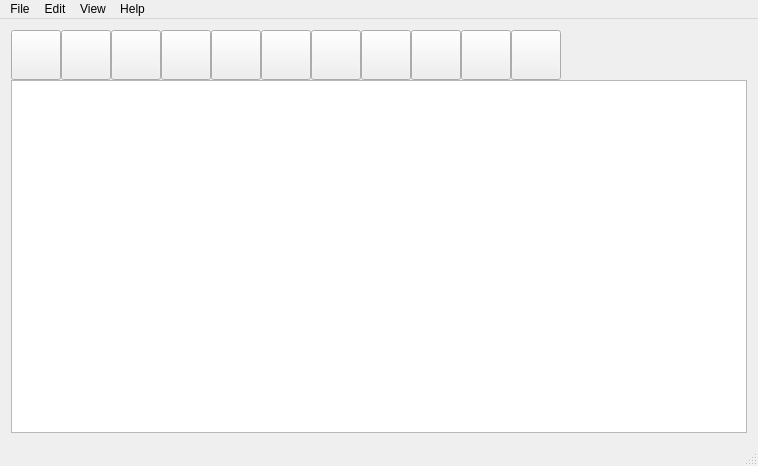
<?xml version="1.0" encoding="UTF-8"?>
<ui version="4.0">
 <class>MainWindow</class>
 <widget class="QMainWindow" name="MainWindow">
  <property name="geometry">
   <rect>
    <x>0</x>
    <y>0</y>
    <width>758</width>
    <height>466</height>
   </rect>
  </property>
  <property name="minimumSize">
   <size>
    <width>0</width>
    <height>0</height>
   </size>
  </property>
  <property name="windowTitle">
   <string>NewFile - MyTextEditor</string>
  </property>
  <property name="windowIcon">
   <iconset resource="img.qrc">
    <normaloff>:/images/icoPen-48.png</normaloff>:/images/icoPen-48.png</iconset>
  </property>
  <widget class="QWidget" name="centralWidget">
   <layout class="QGridLayout" name="gridLayout_3">
    <item row="0" column="0">
     <layout class="QGridLayout" name="gridLayout_2">
      <property name="spacing">
       <number>0</number>
      </property>
      <item row="0" column="0">
       <layout class="QGridLayout" name="gridLayout">
        <property name="spacing">
         <number>0</number>
        </property>
        <item row="0" column="0">
         <widget class="QPushButton" name="pushButton_Create">
          <property name="sizePolicy">
           <sizepolicy hsizetype="Minimum" vsizetype="Fixed">
            <horstretch>0</horstretch>
            <verstretch>0</verstretch>
           </sizepolicy>
          </property>
          <property name="minimumSize">
           <size>
            <width>50</width>
            <height>50</height>
           </size>
          </property>
          <property name="maximumSize">
           <size>
            <width>50</width>
            <height>50</height>
           </size>
          </property>
          <property name="cursor">
           <cursorShape>ArrowCursor</cursorShape>
          </property>
          <property name="toolTip">
           <string>&lt;html&gt;&lt;head/&gt;&lt;body&gt;&lt;p&gt;&lt;span style=&quot; font-size:10pt;&quot;&gt;Create&lt;/span&gt;&lt;/p&gt;&lt;/body&gt;&lt;/html&gt;</string>
          </property>
          <property name="text">
           <string/>
          </property>
          <property name="icon">
           <iconset resource="img.qrc">
            <normaloff>:/images/icoCreate-48.png</normaloff>:/images/icoCreate-48.png</iconset>
          </property>
          <property name="iconSize">
           <size>
            <width>50</width>
            <height>50</height>
           </size>
          </property>
         </widget>
        </item>
        <item row="0" column="1">
         <widget class="QPushButton" name="pushButton_Open">
          <property name="minimumSize">
           <size>
            <width>50</width>
            <height>50</height>
           </size>
          </property>
          <property name="maximumSize">
           <size>
            <width>50</width>
            <height>50</height>
           </size>
          </property>
          <property name="toolTip">
           <string>&lt;html&gt;&lt;head/&gt;&lt;body&gt;&lt;p&gt;&lt;span style=&quot; font-size:10pt;&quot;&gt;Open&lt;/span&gt;&lt;/p&gt;&lt;/body&gt;&lt;/html&gt;</string>
          </property>
          <property name="text">
           <string/>
          </property>
          <property name="icon">
           <iconset resource="img.qrc">
            <normaloff>:/images/icoOpen-48.png</normaloff>:/images/icoOpen-48.png</iconset>
          </property>
          <property name="iconSize">
           <size>
            <width>50</width>
            <height>50</height>
           </size>
          </property>
         </widget>
        </item>
        <item row="0" column="2">
         <widget class="QPushButton" name="pushButton_Save">
          <property name="minimumSize">
           <size>
            <width>50</width>
            <height>50</height>
           </size>
          </property>
          <property name="maximumSize">
           <size>
            <width>50</width>
            <height>50</height>
           </size>
          </property>
          <property name="toolTip">
           <string>&lt;html&gt;&lt;head/&gt;&lt;body&gt;&lt;p&gt;&lt;span style=&quot; font-size:10pt;&quot;&gt;Save&lt;/span&gt;&lt;/p&gt;&lt;/body&gt;&lt;/html&gt;</string>
          </property>
          <property name="text">
           <string/>
          </property>
          <property name="icon">
           <iconset resource="img.qrc">
            <normaloff>:/images/icoSave-48.png</normaloff>:/images/icoSave-48.png</iconset>
          </property>
          <property name="iconSize">
           <size>
            <width>50</width>
            <height>50</height>
           </size>
          </property>
         </widget>
        </item>
        <item row="0" column="3">
         <widget class="QPushButton" name="pushButton_Close">
          <property name="minimumSize">
           <size>
            <width>50</width>
            <height>50</height>
           </size>
          </property>
          <property name="maximumSize">
           <size>
            <width>50</width>
            <height>50</height>
           </size>
          </property>
          <property name="toolTip">
           <string>&lt;html&gt;&lt;head/&gt;&lt;body&gt;&lt;p&gt;&lt;span style=&quot; font-size:10pt;&quot;&gt;Close&lt;/span&gt;&lt;/p&gt;&lt;/body&gt;&lt;/html&gt;</string>
          </property>
          <property name="text">
           <string/>
          </property>
          <property name="icon">
           <iconset resource="img.qrc">
            <normaloff>:/images/icoClose-48.png</normaloff>:/images/icoClose-48.png</iconset>
          </property>
          <property name="iconSize">
           <size>
            <width>50</width>
            <height>50</height>
           </size>
          </property>
         </widget>
        </item>
        <item row="0" column="4">
         <widget class="QPushButton" name="pushButton_Copy">
          <property name="minimumSize">
           <size>
            <width>50</width>
            <height>50</height>
           </size>
          </property>
          <property name="maximumSize">
           <size>
            <width>50</width>
            <height>50</height>
           </size>
          </property>
          <property name="toolTip">
           <string>&lt;html&gt;&lt;head/&gt;&lt;body&gt;&lt;p&gt;&lt;span style=&quot; font-size:10pt;&quot;&gt;Copy&lt;/span&gt;&lt;/p&gt;&lt;/body&gt;&lt;/html&gt;</string>
          </property>
          <property name="text">
           <string/>
          </property>
          <property name="icon">
           <iconset resource="img.qrc">
            <normaloff>:/images/icoCopy-48.png</normaloff>:/images/icoCopy-48.png</iconset>
          </property>
          <property name="iconSize">
           <size>
            <width>50</width>
            <height>50</height>
           </size>
          </property>
         </widget>
        </item>
        <item row="0" column="5">
         <widget class="QPushButton" name="pushButton_Cut">
          <property name="minimumSize">
           <size>
            <width>50</width>
            <height>50</height>
           </size>
          </property>
          <property name="maximumSize">
           <size>
            <width>50</width>
            <height>50</height>
           </size>
          </property>
          <property name="toolTip">
           <string>&lt;html&gt;&lt;head/&gt;&lt;body&gt;&lt;p&gt;&lt;span style=&quot; font-size:10pt;&quot;&gt;Cut&lt;/span&gt;&lt;/p&gt;&lt;/body&gt;&lt;/html&gt;</string>
          </property>
          <property name="text">
           <string/>
          </property>
          <property name="icon">
           <iconset resource="img.qrc">
            <normaloff>:/images/icoCut-48.png</normaloff>:/images/icoCut-48.png</iconset>
          </property>
          <property name="iconSize">
           <size>
            <width>50</width>
            <height>50</height>
           </size>
          </property>
         </widget>
        </item>
        <item row="0" column="8">
         <widget class="QPushButton" name="pushButton_Redo">
          <property name="minimumSize">
           <size>
            <width>50</width>
            <height>50</height>
           </size>
          </property>
          <property name="maximumSize">
           <size>
            <width>50</width>
            <height>50</height>
           </size>
          </property>
          <property name="toolTip">
           <string>&lt;html&gt;&lt;head/&gt;&lt;body&gt;&lt;p&gt;&lt;span style=&quot; font-size:10pt;&quot;&gt;Redo&lt;/span&gt;&lt;/p&gt;&lt;/body&gt;&lt;/html&gt;</string>
          </property>
          <property name="text">
           <string/>
          </property>
          <property name="icon">
           <iconset resource="img.qrc">
            <normaloff>:/images/icoRedo-48.png</normaloff>:/images/icoRedo-48.png</iconset>
          </property>
          <property name="iconSize">
           <size>
            <width>50</width>
            <height>50</height>
           </size>
          </property>
         </widget>
        </item>
        <item row="0" column="7">
         <widget class="QPushButton" name="pushButton_Undo">
          <property name="minimumSize">
           <size>
            <width>50</width>
            <height>50</height>
           </size>
          </property>
          <property name="maximumSize">
           <size>
            <width>50</width>
            <height>50</height>
           </size>
          </property>
          <property name="toolTip">
           <string>&lt;html&gt;&lt;head/&gt;&lt;body&gt;&lt;p&gt;&lt;span style=&quot; font-size:10pt;&quot;&gt;Undo&lt;/span&gt;&lt;/p&gt;&lt;/body&gt;&lt;/html&gt;</string>
          </property>
          <property name="text">
           <string/>
          </property>
          <property name="icon">
           <iconset resource="img.qrc">
            <normaloff>:/images/icoUndo-48.png</normaloff>:/images/icoUndo-48.png</iconset>
          </property>
          <property name="iconSize">
           <size>
            <width>50</width>
            <height>50</height>
           </size>
          </property>
         </widget>
        </item>
        <item row="0" column="9">
         <widget class="QPushButton" name="pushButton_Exit">
          <property name="minimumSize">
           <size>
            <width>50</width>
            <height>50</height>
           </size>
          </property>
          <property name="maximumSize">
           <size>
            <width>50</width>
            <height>50</height>
           </size>
          </property>
          <property name="toolTip">
           <string>&lt;html&gt;&lt;head/&gt;&lt;body&gt;&lt;p&gt;&lt;span style=&quot; font-size:10pt;&quot;&gt;Exit&lt;/span&gt;&lt;/p&gt;&lt;/body&gt;&lt;/html&gt;</string>
          </property>
          <property name="text">
           <string/>
          </property>
          <property name="icon">
           <iconset resource="img.qrc">
            <normaloff>:/images/icoExit-48.png</normaloff>:/images/icoExit-48.png</iconset>
          </property>
          <property name="iconSize">
           <size>
            <width>50</width>
            <height>50</height>
           </size>
          </property>
         </widget>
        </item>
        <item row="0" column="10">
         <widget class="QPushButton" name="pushButton_Change_Font">
          <property name="minimumSize">
           <size>
            <width>50</width>
            <height>50</height>
           </size>
          </property>
          <property name="maximumSize">
           <size>
            <width>50</width>
            <height>50</height>
           </size>
          </property>
          <property name="toolTip">
           <string>&lt;html&gt;&lt;head/&gt;&lt;body&gt;&lt;p&gt;&lt;span style=&quot; font-size:10pt;&quot;&gt;Choose font&lt;/span&gt;&lt;/p&gt;&lt;/body&gt;&lt;/html&gt;</string>
          </property>
          <property name="text">
           <string/>
          </property>
          <property name="icon">
           <iconset resource="img.qrc">
            <normaloff>:/images/icoFont-48.png</normaloff>:/images/icoFont-48.png</iconset>
          </property>
          <property name="iconSize">
           <size>
            <width>50</width>
            <height>50</height>
           </size>
          </property>
         </widget>
        </item>
        <item row="0" column="11">
         <spacer name="horizontalSpacer">
          <property name="orientation">
           <enum>Qt::Horizontal</enum>
          </property>
          <property name="sizeHint" stdset="0">
           <size>
            <width>40</width>
            <height>20</height>
           </size>
          </property>
         </spacer>
        </item>
        <item row="0" column="6">
         <widget class="QPushButton" name="pushButton_Paste">
          <property name="minimumSize">
           <size>
            <width>50</width>
            <height>50</height>
           </size>
          </property>
          <property name="maximumSize">
           <size>
            <width>50</width>
            <height>50</height>
           </size>
          </property>
          <property name="toolTip">
           <string>&lt;html&gt;&lt;head/&gt;&lt;body&gt;&lt;p&gt;&lt;span style=&quot; font-size:10pt;&quot;&gt;Paste&lt;/span&gt;&lt;/p&gt;&lt;/body&gt;&lt;/html&gt;</string>
          </property>
          <property name="text">
           <string/>
          </property>
          <property name="icon">
           <iconset resource="img.qrc">
            <normaloff>:/images/icoPaste-48.png</normaloff>:/images/icoPaste-48.png</iconset>
          </property>
          <property name="iconSize">
           <size>
            <width>50</width>
            <height>50</height>
           </size>
          </property>
         </widget>
        </item>
       </layout>
      </item>
      <item row="1" column="0">
       <widget class="QTextEdit" name="textEdit"/>
      </item>
     </layout>
    </item>
   </layout>
  </widget>
  <widget class="QMenuBar" name="menuBar">
   <property name="geometry">
    <rect>
     <x>0</x>
     <y>0</y>
     <width>758</width>
     <height>26</height>
    </rect>
   </property>
   <widget class="QMenu" name="menuFile">
    <property name="title">
     <string>File</string>
    </property>
    <addaction name="actionCreate"/>
    <addaction name="actionOpen"/>
    <addaction name="actionSave"/>
    <addaction name="actionSave_as"/>
    <addaction name="actionClose"/>
    <addaction name="actionExit"/>
   </widget>
   <widget class="QMenu" name="menuEdit">
    <property name="title">
     <string>Edit</string>
    </property>
    <addaction name="actionCopy"/>
    <addaction name="actionCut"/>
    <addaction name="actionPaste"/>
    <addaction name="actionUndo"/>
    <addaction name="actionRedo"/>
   </widget>
   <widget class="QMenu" name="menuView">
    <property name="title">
     <string>View</string>
    </property>
    <addaction name="actionChoose_font"/>
   </widget>
   <widget class="QMenu" name="menuHelp">
    <property name="title">
     <string>Help</string>
    </property>
    <addaction name="actionAbout_programm"/>
    <addaction name="actionAbout_Qt"/>
   </widget>
   <addaction name="menuFile"/>
   <addaction name="menuEdit"/>
   <addaction name="menuView"/>
   <addaction name="menuHelp"/>
  </widget>
  <widget class="QStatusBar" name="statusBar"/>
  <action name="actionAbout_programm">
   <property name="icon">
    <iconset resource="img.qrc">
     <normaloff>:/images/icoInfo.png</normaloff>:/images/icoInfo.png</iconset>
   </property>
   <property name="text">
    <string>About programm</string>
   </property>
  </action>
  <action name="actionAbout_Qt">
   <property name="icon">
    <iconset resource="img.qrc">
     <normaloff>:/images/icoInfo.png</normaloff>:/images/icoInfo.png</iconset>
   </property>
   <property name="text">
    <string>About Qt</string>
   </property>
  </action>
  <action name="actionChoose_font">
   <property name="icon">
    <iconset resource="img.qrc">
     <normaloff>:/images/icoFont-48.png</normaloff>:/images/icoFont-48.png</iconset>
   </property>
   <property name="text">
    <string>Choose font</string>
   </property>
  </action>
  <action name="actionCreate">
   <property name="icon">
    <iconset resource="img.qrc">
     <normaloff>:/images/icoCreate-48.png</normaloff>:/images/icoCreate-48.png</iconset>
   </property>
   <property name="text">
    <string>Create</string>
   </property>
   <property name="shortcut">
    <string>Ctrl+N</string>
   </property>
  </action>
  <action name="actionOpen">
   <property name="icon">
    <iconset resource="img.qrc">
     <normaloff>:/images/icoOpen-48.png</normaloff>:/images/icoOpen-48.png</iconset>
   </property>
   <property name="text">
    <string>Open</string>
   </property>
   <property name="shortcut">
    <string>Ctrl+O</string>
   </property>
  </action>
  <action name="actionSave">
   <property name="icon">
    <iconset resource="img.qrc">
     <normaloff>:/images/icoSave-48.png</normaloff>:/images/icoSave-48.png</iconset>
   </property>
   <property name="text">
    <string>Save</string>
   </property>
   <property name="shortcut">
    <string>Ctrl+S</string>
   </property>
  </action>
  <action name="actionSave_as">
   <property name="icon">
    <iconset resource="img.qrc">
     <normaloff>:/images/icoSave_as-48.png</normaloff>:/images/icoSave_as-48.png</iconset>
   </property>
   <property name="text">
    <string>Save as...</string>
   </property>
   <property name="shortcut">
    <string>Ctrl+Shift+S</string>
   </property>
  </action>
  <action name="actionClose">
   <property name="icon">
    <iconset resource="img.qrc">
     <normaloff>:/images/icoClose-48.png</normaloff>:/images/icoClose-48.png</iconset>
   </property>
   <property name="text">
    <string>Close</string>
   </property>
   <property name="shortcut">
    <string>Ctrl+W</string>
   </property>
  </action>
  <action name="actionExit">
   <property name="icon">
    <iconset resource="img.qrc">
     <normaloff>:/images/icoExit-48.png</normaloff>:/images/icoExit-48.png</iconset>
   </property>
   <property name="text">
    <string>Exit</string>
   </property>
  </action>
  <action name="actionCopy">
   <property name="icon">
    <iconset resource="img.qrc">
     <normaloff>:/images/icoCopy-48.png</normaloff>:/images/icoCopy-48.png</iconset>
   </property>
   <property name="text">
    <string>Copy</string>
   </property>
   <property name="shortcut">
    <string>Ctrl+C</string>
   </property>
  </action>
  <action name="actionCut">
   <property name="icon">
    <iconset resource="img.qrc">
     <normaloff>:/images/icoCut-48.png</normaloff>:/images/icoCut-48.png</iconset>
   </property>
   <property name="text">
    <string>Cut</string>
   </property>
   <property name="shortcut">
    <string>Ctrl+X</string>
   </property>
  </action>
  <action name="actionPaste">
   <property name="icon">
    <iconset resource="img.qrc">
     <normaloff>:/images/icoPaste-48.png</normaloff>:/images/icoPaste-48.png</iconset>
   </property>
   <property name="text">
    <string>Paste</string>
   </property>
   <property name="shortcut">
    <string>Ctrl+V</string>
   </property>
  </action>
  <action name="actionUndo">
   <property name="icon">
    <iconset resource="img.qrc">
     <normaloff>:/images/icoUndo-48.png</normaloff>:/images/icoUndo-48.png</iconset>
   </property>
   <property name="text">
    <string>Undo</string>
   </property>
   <property name="shortcut">
    <string>Ctrl+Z</string>
   </property>
  </action>
  <action name="actionRedo">
   <property name="icon">
    <iconset resource="img.qrc">
     <normaloff>:/images/icoRedo-48.png</normaloff>:/images/icoRedo-48.png</iconset>
   </property>
   <property name="text">
    <string>Redo</string>
   </property>
   <property name="shortcut">
    <string>Ctrl+Y</string>
   </property>
  </action>
 </widget>
 <layoutdefault spacing="6" margin="11"/>
 <resources>
  <include location="img.qrc"/>
 </resources>
 <connections>
  <connection>
   <sender>actionExit</sender>
   <signal>triggered()</signal>
   <receiver>pushButton_Exit</receiver>
   <slot>click()</slot>
   <hints>
    <hint type="sourcelabel">
     <x>-1</x>
     <y>-1</y>
    </hint>
    <hint type="destinationlabel">
     <x>487</x>
     <y>63</y>
    </hint>
   </hints>
  </connection>
  <connection>
   <sender>actionRedo</sender>
   <signal>triggered()</signal>
   <receiver>pushButton_Redo</receiver>
   <slot>click()</slot>
   <hints>
    <hint type="sourcelabel">
     <x>-1</x>
     <y>-1</y>
    </hint>
    <hint type="destinationlabel">
     <x>437</x>
     <y>63</y>
    </hint>
   </hints>
  </connection>
  <connection>
   <sender>actionUndo</sender>
   <signal>triggered()</signal>
   <receiver>pushButton_Undo</receiver>
   <slot>click()</slot>
   <hints>
    <hint type="sourcelabel">
     <x>-1</x>
     <y>-1</y>
    </hint>
    <hint type="destinationlabel">
     <x>387</x>
     <y>63</y>
    </hint>
   </hints>
  </connection>
  <connection>
   <sender>actionPaste</sender>
   <signal>triggered()</signal>
   <receiver>pushButton_Paste</receiver>
   <slot>click()</slot>
   <hints>
    <hint type="sourcelabel">
     <x>-1</x>
     <y>-1</y>
    </hint>
    <hint type="destinationlabel">
     <x>337</x>
     <y>63</y>
    </hint>
   </hints>
  </connection>
  <connection>
   <sender>actionCut</sender>
   <signal>triggered()</signal>
   <receiver>pushButton_Cut</receiver>
   <slot>click()</slot>
   <hints>
    <hint type="sourcelabel">
     <x>-1</x>
     <y>-1</y>
    </hint>
    <hint type="destinationlabel">
     <x>287</x>
     <y>63</y>
    </hint>
   </hints>
  </connection>
  <connection>
   <sender>actionCopy</sender>
   <signal>triggered()</signal>
   <receiver>pushButton_Copy</receiver>
   <slot>click()</slot>
   <hints>
    <hint type="sourcelabel">
     <x>-1</x>
     <y>-1</y>
    </hint>
    <hint type="destinationlabel">
     <x>237</x>
     <y>63</y>
    </hint>
   </hints>
  </connection>
  <connection>
   <sender>actionClose</sender>
   <signal>triggered()</signal>
   <receiver>pushButton_Close</receiver>
   <slot>click()</slot>
   <hints>
    <hint type="sourcelabel">
     <x>-1</x>
     <y>-1</y>
    </hint>
    <hint type="destinationlabel">
     <x>187</x>
     <y>63</y>
    </hint>
   </hints>
  </connection>
  <connection>
   <sender>actionSave</sender>
   <signal>triggered()</signal>
   <receiver>pushButton_Save</receiver>
   <slot>click()</slot>
   <hints>
    <hint type="sourcelabel">
     <x>-1</x>
     <y>-1</y>
    </hint>
    <hint type="destinationlabel">
     <x>137</x>
     <y>63</y>
    </hint>
   </hints>
  </connection>
  <connection>
   <sender>actionOpen</sender>
   <signal>triggered()</signal>
   <receiver>pushButton_Open</receiver>
   <slot>click()</slot>
   <hints>
    <hint type="sourcelabel">
     <x>-1</x>
     <y>-1</y>
    </hint>
    <hint type="destinationlabel">
     <x>87</x>
     <y>63</y>
    </hint>
   </hints>
  </connection>
  <connection>
   <sender>actionCreate</sender>
   <signal>triggered()</signal>
   <receiver>pushButton_Create</receiver>
   <slot>click()</slot>
   <hints>
    <hint type="sourcelabel">
     <x>-1</x>
     <y>-1</y>
    </hint>
    <hint type="destinationlabel">
     <x>37</x>
     <y>63</y>
    </hint>
   </hints>
  </connection>
  <connection>
   <sender>actionChoose_font</sender>
   <signal>triggered()</signal>
   <receiver>pushButton_Change_Font</receiver>
   <slot>click()</slot>
   <hints>
    <hint type="sourcelabel">
     <x>-1</x>
     <y>-1</y>
    </hint>
    <hint type="destinationlabel">
     <x>537</x>
     <y>63</y>
    </hint>
   </hints>
  </connection>
 </connections>
</ui>
